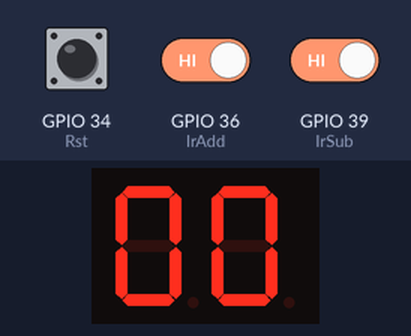
A sketch run on a simulated ESP32. Parts: 2-digit seven-segment display. Wiring (inferred from the names in the program): 2-digit 7-segment display, segments lit when HIGH: segments GPIO 13, GPIO 12, GPIO 14, GPIO 27, GPIO 26, GPIO 25, GPIO 33, GPIO 23, GPIO 22, GPIO 21, GPIO 19, GPIO 18, GPIO 5, GPIO 4. The inputs (shaded band) are chosen by the test bench; at power-on: GPIO 36 (IrAdd) HIGH, GPIO 34 (Rst) HIGH, GPIO 39 (IrSub) HIGH. The segment pins are drawn as the display they are named for.

Above: at 1.2 s.
1.3 s: GPIO 36 (IrAdd) driven LOW
At 1.77 s:
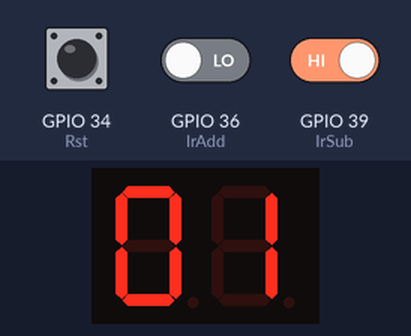
3.1 s: GPIO 34 (Rst) pulled LOW for 1 s
At 4.6 s:
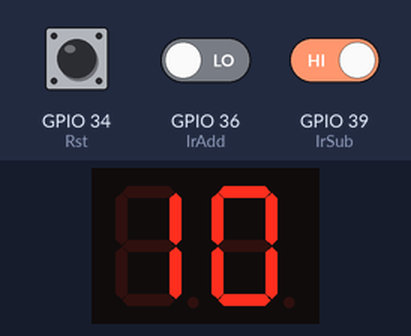
4.7 s: GPIO 39 (IrSub) driven LOW
6.2 s: GPIO 36 (IrAdd) driven HIGH
At 6.87 s:
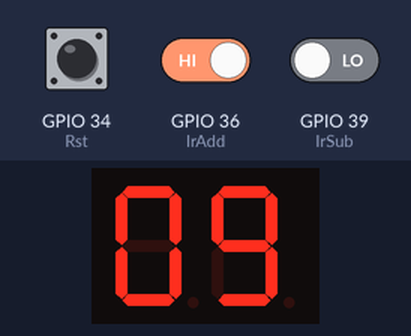
Timing chart, 0 to 9.2 s (numbered marks = the images above; inputs shaded):
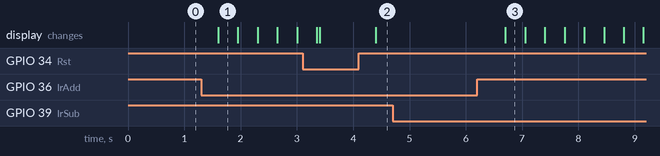

The sketch:

midterm_EBIO.ino
```cpp
/*======================================================
                     Counter
========================================================
Description:
Using the 1 Ir Sensor to count the objects detected, 1
Ir sensor for subtracting and display it on a 7 segment.
Per request the reset should display 9 on the counter.

Designer Engineer:
Ebio, Ann Clarise

Date:
Oct. 28, 2026
======================================================*/

#include "decoder.h"

// GPIOS
const byte IrAdd = 36;
const byte IrSub = 39;
const byte Rst = 34;

// Variables
int counter = 0;
int inputAdd = 0;
int inputSub = 0;
int RstIn = 0;

void setup() {
  pinMode(IrAdd, INPUT);
  pinMode(IrSub, INPUT);
  pinMode(Rst, INPUT_PULLUP);
  // Initialize 7-segment display pins
  initDisplay();

  Serial.begin(9600);
}

void loop() {
  RstIn = digitalRead(Rst);

  if (RstIn == LOW) {
    counter = 9;
  } else {
    inputAdd = digitalRead(IrAdd);
    if (inputAdd == 0) {
      if (counter < 99) {
        counter++;
      }
      delay(300);
    }

    inputSub = digitalRead(IrSub);
    if (inputSub == 0) {
      if (counter > 0) {
        counter--;
      }
      delay(300);
    }
  }

  displayCounter(counter);

  delay(50);
}
```

decoder.h
```cpp
// Safe digital output pins for Tens digit (Segments: a, b, c, d, e, f, g)
const byte tensPins[7] = {13, 12, 14, 27, 26, 25, 33};

// Safe digital output pins for Ones digit (Segments: a, b, c, d, e, f, g)
const byte onesPins[7] = {23, 22, 21, 19, 18, 5, 4};

// Segment patterns for digits 0-9 (Common Cathode: HIGH = ON, LOW = OFF)
const byte digitSegments[10][7] = {
  {1, 1, 1, 1, 1, 1, 0}, // 0
  {0, 1, 1, 0, 0, 0, 0}, // 1
  {1, 1, 0, 1, 1, 0, 1}, // 2
  {1, 1, 1, 1, 0, 0, 1}, // 3
  {0, 1, 1, 0, 0, 1, 1}, // 4
  {1, 0, 1, 1, 0, 1, 1}, // 5
  {1, 0, 1, 1, 1, 1, 1}, // 6
  {1, 1, 1, 0, 0, 0, 0}, // 7
  {1, 1, 1, 1, 1, 1, 1}, // 8
  {1, 1, 1, 1, 0, 1, 1}  // 9
};

void initDisplay() {
  for (int i = 0; i < 7; i++) {
    pinMode(tensPins[i], OUTPUT);
    pinMode(onesPins[i], OUTPUT);
  }
}

void showDigit(const byte pins[7], int digit) {
  if (digit < 0 || digit > 9) return;
  for (int i = 0; i < 7; i++) {
    digitalWrite(pins[i], digitSegments[digit][i]);
  }
}

void displayCounter(int num) {
  if (num > 99) num = 99;
  if (num < 0) num = 0;

  int tens = num / 10;
  int ones = num % 10;

  showDigit(tensPins, tens);
  showDigit(onesPins, ones);
}
```

Measured:
- after the input at 1.3 s, the display: changes after 0.30 s (image 1)
- after the input at 4.7 s, every drawn part: stays the same
- after the input at 6.2 s, the display: changes after 0.50 s (image 3)
